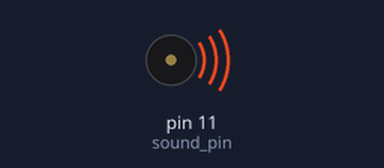
A sketch run on a simulated Arduino Uno, built with avr-gcc and run on an emulated ATmega328P. Parts: buzzer (waves = sounding).

Above: at 0.2 s.
Timing chart, 0 to 3.0 s (numbered marks = the images above):
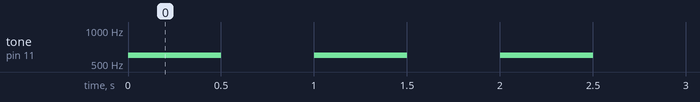

Measured:
- by itself, tone on pin 11 (sound_pin): alternates 600 Hz for 0.50 s and silent for 0.50 s

The sketch:

Piezo.ino
```cpp
int sound_pin = 11;

void setup() {
    pinMode(sound_pin, OUTPUT);
}

void loop() {
    tone(sound_pin, 600, 500);
    delay(500);
    noTone(sound_pin);
    delay(500);
}
```
